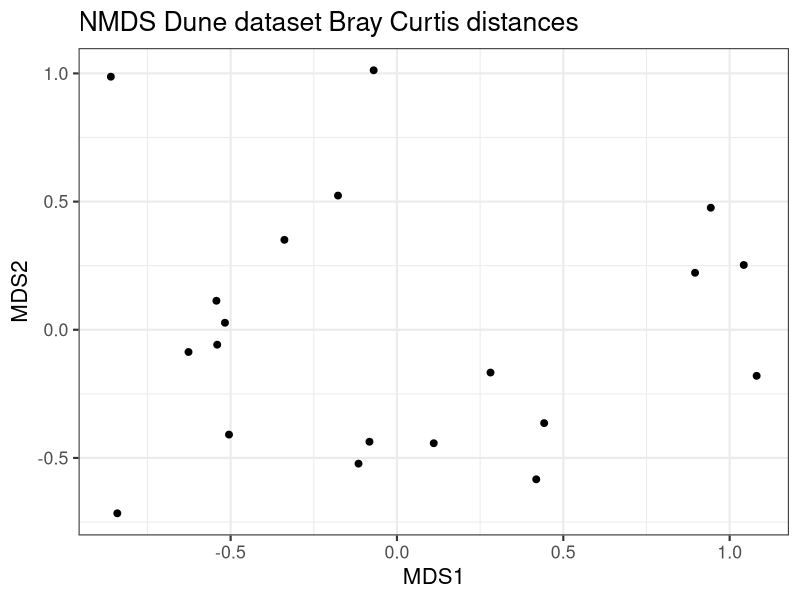

Recreate this plot in R.
## ---- chunk 1
knitr::opts_chunk$set(echo = TRUE)
## ---- chunk 2
if(!require("vegan")){
  install.packages("vegan")
  library("vegan")
  
}
if(!require("ggplot2")){
  install.packages("ggplot2")
  library("ggplot2")
}
## ---- chunk 3
#Load dune data from vegan package
data(dune)
#Reassign to a new variable
dune2 <- dune

#log1p transformation
log1p(dune2)
## ---- chunk 4
#For reproducibility
set.seed(55)
#Default setting used
mdsDune2 <- metaMDS(dune2)
dpoints <- as.data.frame(mdsDune2$points) 
## ---- chunk 5
pNMDS <- ggplot(dpoints, aes(x=MDS1, y = MDS2))+
  geom_point(size=2)+
  theme_bw(base_size = 16)+
  ggtitle("NMDS Dune dataset Bray Curtis distances")
#Display on canvas 
pNMDS
